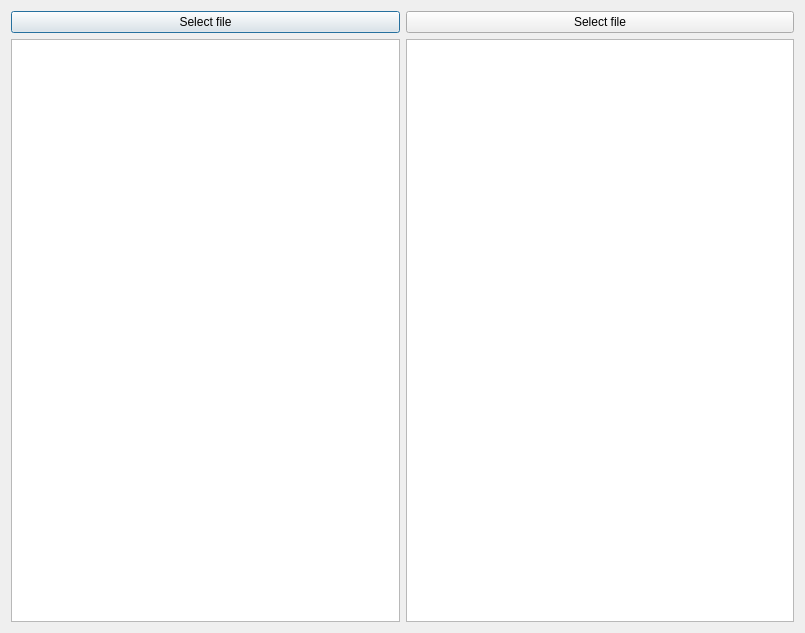
<?xml version="1.0" encoding="UTF-8"?>
<ui version="4.0">
 <class>QtPvdbViewFilesDialog</class>
 <widget class="QDialog" name="QtPvdbViewFilesDialog">
  <property name="geometry">
   <rect>
    <x>0</x>
    <y>0</y>
    <width>805</width>
    <height>633</height>
   </rect>
  </property>
  <property name="windowTitle">
   <string>View files</string>
  </property>
  <property name="windowIcon">
   <iconset resource="Brainweaver.qrc">
    <normaloff>:/images/PicArrow14x14.png</normaloff>:/images/PicArrow14x14.png</iconset>
  </property>
  <layout class="QGridLayout" name="gridLayout">
   <item row="0" column="0">
    <widget class="QPushButton" name="button_left">
     <property name="text">
      <string>Select file</string>
     </property>
    </widget>
   </item>
   <item row="0" column="1">
    <widget class="QPushButton" name="button_right">
     <property name="enabled">
      <bool>true</bool>
     </property>
     <property name="text">
      <string>Select file</string>
     </property>
    </widget>
   </item>
   <item row="1" column="0">
    <widget class="QPlainTextEdit" name="text_left">
     <property name="readOnly">
      <bool>true</bool>
     </property>
    </widget>
   </item>
   <item row="1" column="1">
    <widget class="QPlainTextEdit" name="text_right">
     <property name="readOnly">
      <bool>true</bool>
     </property>
    </widget>
   </item>
  </layout>
 </widget>
 <resources>
  <include location="Brainweaver.qrc"/>
 </resources>
 <connections/>
</ui>
